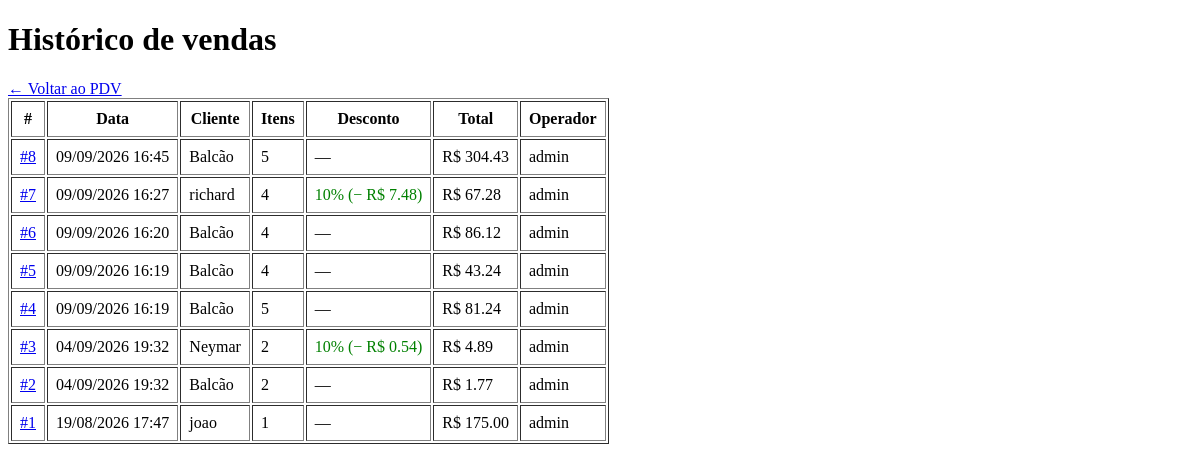
The app's page /pdv/historico (signed in), older data.
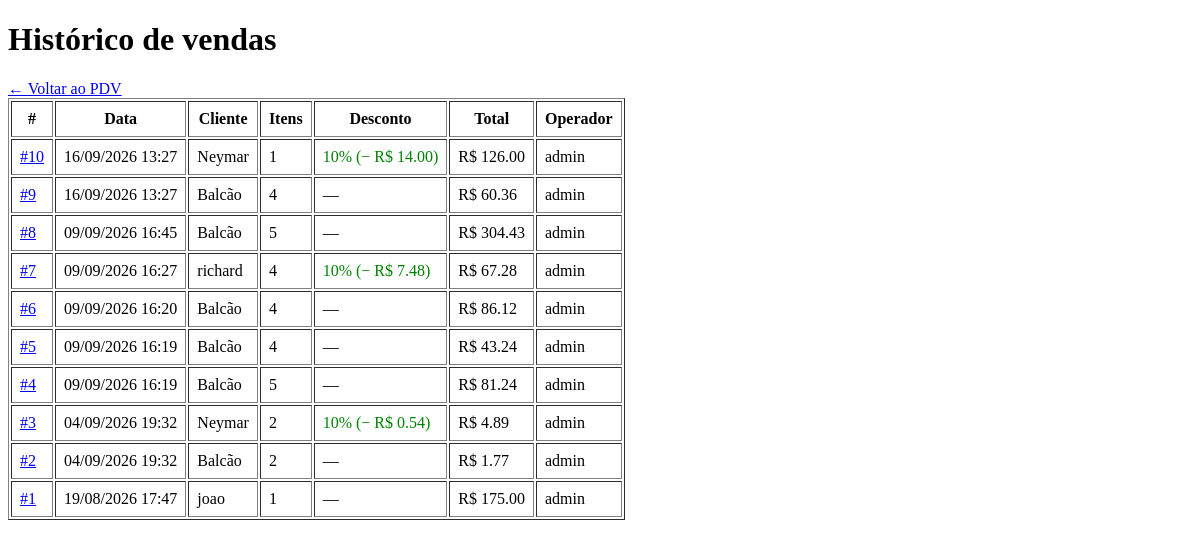
The same page, newer data.
### app/models/venda.py (models this page shows, shortened)
class Venda(Base):
    __tablename__ = "vendas"
    id         = Column(Integer, primary_key=True, index=True)
    cliente_id = Column(
        Integer,
        ForeignKey("clientes.id", ondelete="SET NULL"),
        nullable=True
    )
    usuario_id = Column(
        Integer,
        ForeignKey("usuarios.id", ondelete="SET NULL"),
        nullable=True
    )
    desconto_percentual = Column(Float, nullable=False, default=0.0)
    total_bruto  = Column(Float, nullable=False, default=0.0)
    total_liquido = Column(Float, nullable=False, default=0.0)
    observacao = Column(String(255), nullable=True)
    criado_em = Column(DateTime, server_default=func.now())
    cliente = relationship("Cliente", back_populates="vendas")
    usuario = relationship("Usuario", backref="vendas")
    itens   = relationship(
        "ItemVenda",
        back_populates="venda",
        cascade="all, delete-orphan"  # deleta itens se a venda for deletada
    )

### app/models/usuarios.py (models this page shows)
class Usuario(Base):
    __tablename__ = "usuarios"
    id = Column(Integer, primary_key=True, autoincrement=True)
    nome = Column(String(100), nullable=False)
    email = Column(String(150), unique=True, nullable=False)
    senha_hash = Column(String(255), nullable=False)
    role = Column(String(20), nullable=False, default="operador")
    ativo = Column(Boolean, default=True)
    criando_em = Column(DateTime, server_default=func.now())

### app/models/cliente.py (models this page shows, shortened)
class Cliente(Base):
    __tablename__ = "clientes"
    id         = Column(Integer, primary_key=True, index=True)
    nome       = Column(String(150), nullable=False, index=True)
    matricula  = Column(String(50), nullable=True, unique=True)
    telefone   = Column(String(20), nullable=True)
    is_associado = Column(Boolean, default=False, nullable=False)
    ativo      = Column(Boolean, default=True)
    criado_em  = Column(DateTime, server_default=func.now())
    vendas = relationship("Venda", back_populates="cliente")

### app/controllers/pdv_controller.py (the view)
@router.get("/historico")
def historico_vendas(
    request: Request,
    db: Session = Depends(get_db),
    usuario = Depends(get_usuario_logado)
):
    vendas = (
        db.query(Venda)
        .order_by(Venda.criado_em.desc())
        .limit(100)
        .all()
    )
    return templates.TemplateResponse(
        request,
        "pdv/historico.html",
        {"request": request, "usuario": usuario, "vendas": vendas}
    )

### app/templates/pdv/historico.html (shortened to what this page needs)
<!DOCTYPE html>
<html lang="pt-br">
<head><meta charset="UTF-8"><title>Histórico de Vendas — PDV</title></head>
<body>
    <h1>Histórico de vendas</h1>
    <a href="/pdv">← Voltar ao PDV</a>
    <table border="1" cellpadding="8">
        <thead>
            <tr>
                <th>#</th>
                <th>Data</th>
                <th>Cliente</th>
                <th>Itens</th>
                <th>Desconto</th>
                <th>Total</th>
                <th>Operador</th>
            </tr>
        </thead>
        <tbody>
            {% for v in vendas %}
            <tr>
                <td><a href="/pdv/venda/{{ v.id }}">#{{ v.id }}</a></td>
                <td>{{ v.criado_em.strftime('%d/%m/%Y %H:%M') }}</td>
                <td>{{ v.cliente.nome if v.cliente else "Balcão" }}</td>
                <td>{{ v.itens | length }}</td>
                <td>
                    {% if v.desconto_percentual > 0 %}
                        <span style="color:green">
                            {{ v.desconto_percentual|int }}%
                            (− R$ {{ "%.2f"|format(v.desconto_valor) }})
                        </span>
                    {% else %}—{% endif %}
                </td>
                <td>R$ {{ "%.2f"|format(v.total_liquido) }}</td>
                <td>{{ v.usuario.nome if v.usuario else "—" }}</td>
            </tr>
            {% endfor %}
        </tbody>
    </table>
</body>
</html>

Row changes from the older to the newer data that the page shows:
added Venda: id "10", criado_em "16/09/2026 13:27", cliente "Neymar", itens|length "1", desconto_percentual "10", desconto_valor "14.00", total_liquido "126.00", usuario "admin"
added Venda: id "9", criado_em "16/09/2026 13:27", cliente "Balcão", itens|length "4", total_liquido "60.36", usuario "admin"
